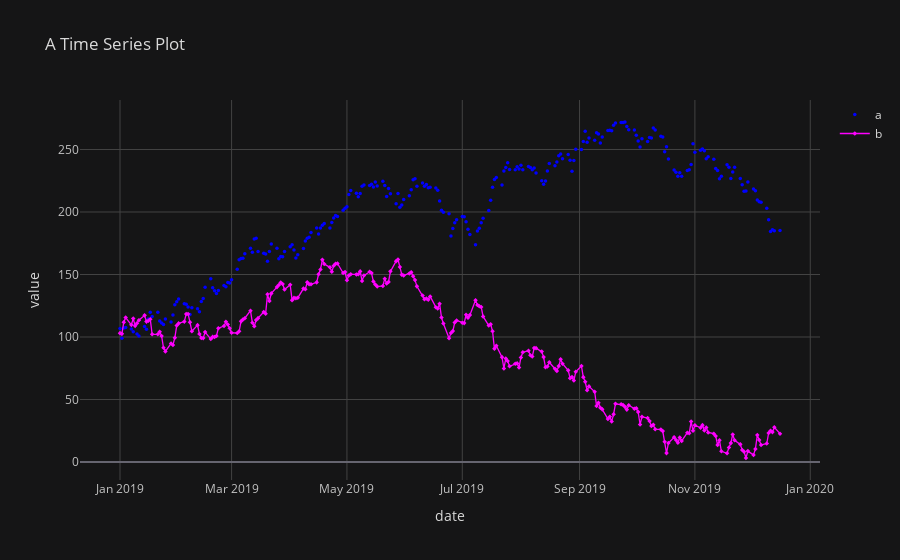

Notebook cell for this chart:
### Markdown cell above
### 版本更新之后写法改变，必须先把iplot从plyo包里面引出来：plyo.iplot(df[['a', 'b']].iplot(。。。),...)。。。代表的是对图形的设置，针对需要作图的数据：df[['a', 'b']]；...可以写image = 'png', filename = 'PLY'就是通过浏览器将图像下载为'PLY.png'文件，保存在C:\Users\PC\Downloads文件夹里面

### Code cell
plyo.iplot(df[['a', 'b']].iplot(asFigure = True, theme='solar', title = 'A Time Series Plot',
                                xTitle = 'date',yTitle='value',mode={'a': 'markers', 'b': 'lines+markers'}, 
                                symbol = {'a': 'circle', 'b': 'diamond'}, size=3.5, colors = {'a': 'blue', 'b': 'magenta'}), 
           image = 'png', filename = 'PLY_1')

### Figure 1 — Plotly figure (JSON) as saved in the notebook; plotly's stock layout.template omitted (floating-point values rounded to 4 significant figures; data arrays with more than 128 entries replaced by an {"elided": "..."} marker saying what was removed)
{"data": [{"line": {"color": "blue", "dash": "solid", "shape": "linear", "width": 1.3}, "marker": {"size": 3.5, "symbol": "circle"}, "mode": "markers", "name": "a", "text": "", "type": "scatter", "x": {"elided": "250 str values"}, "y": {"elided": "250 float values"}}, {"line": {"color": "magenta", "dash": "solid", "shape": "linear", "width": 1.3}, "marker": {"size": 3.5, "symbol": "diamond"}, "mode": "lines+markers", "name": "b", "text": "", "type": "scatter", "x": {"elided": "250 str values"}, "y": {"elided": "250 float values"}}], "layout": {"legend": {"bgcolor": "#151516", "font": {"color": "#D9D9D9"}}, "paper_bgcolor": "#151516", "plot_bgcolor": "#151516", "title": {"font": {"color": "#D9D9D9"}, "text": "A Time Series Plot"}, "xaxis": {"gridcolor": "#434343", "showgrid": true, "tickfont": {"color": "#C2C2C2"}, "title": {"font": {"color": "#D9D9D9"}, "text": "date"}, "zerolinecolor": "#666570"}, "yaxis": {"gridcolor": "#434343", "showgrid": true, "tickfont": {"color": "#C2C2C2"}, "title": {"font": {"color": "#D9D9D9"}, "text": "value"}, "zerolinecolor": "#666570"}}}
